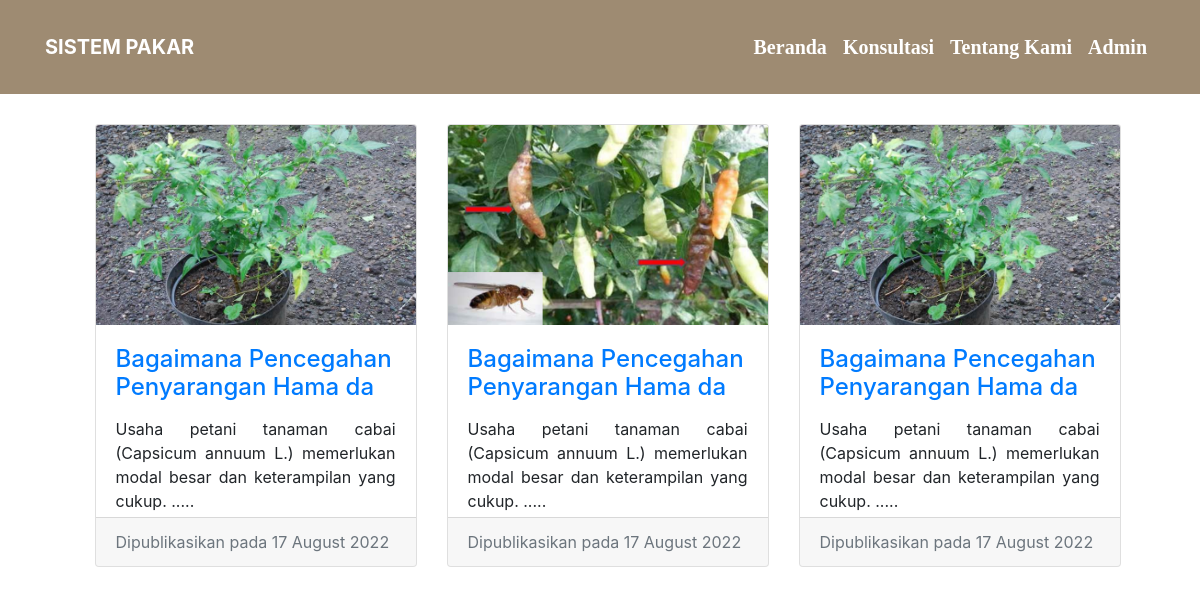
Screenshot of /artikel.php with the database file from the repository.
### tables this page shows
CREATE TABLE `artikel` (
  `id_artikel` int(10) NOT NULL,
  `id_admin` int(10) NOT NULL,
  `tanggal_dibuat` varchar(100) NOT NULL,
  `tanggal_diubah` varchar(100) DEFAULT NULL,
  `judul` varchar(300) NOT NULL,
  `ringkasan` text DEFAULT NULL,
  `isi` text NOT NULL,
  `gambar` varchar(255) NOT NULL,
  `status` int(2) NOT NULL
);

### artikel.php (the view, shortened to what this page needs)
<?php $page = 'artikel';
include('config.php'); ?>
<html lang="en">
<head>
</head>
<body class="scroll">
    <?php include('navbar.php'); ?>
    <div class="content">
        <div class="container-fluid py-5">
            <div class="section">
                <div class="row">
                    <?php
                    $batas = 6;
                    $halaman = isset($_GET['halaman']) ? (int)$_GET['halaman'] : 1;
                    $halaman_awal = ($halaman > 1) ? ($halaman * $batas) - $batas : 0;
                    $sql = mysqli_query($koneksi, "SELECT * FROM artikel ORDER BY id_artikel DESC LIMIT $halaman_awal, $batas");
                    while ($row = mysqli_fetch_array($sql)) {
                    ?>
                        <div class="col-md-4 col-sm-12 mb-3">
                            <div class="card">
                                <img src="/sispak/assets/gambar/<?php echo $row['gambar'] ?>" class="card-img-top" style="height: 200px;" alt="...">
                                <div class="card-body">
                                    <div class="card-title" style="height: 60px;">
                                        <h4>
                                            <a href="detail_artikel.php?id=<?php echo $row['id_artikel'] ?>" style="text-decoration: none;text-align:justify">
                                                <?php
                                                $strlen = strlen($row['judul']);
                                                if (strlen($strlen >= 30)) {
                                                    echo substr($row['judul'], 0, 40);
                                                } else {
                                                    echo $row['judul'];
                                                }
                                                ?>
                                            </a>
                                        </h4>
                                    </div>
                                    <div style="height: 80px;text-align:justify">
                                        <?php
                                        $rangkuman = $row['ringkasan'];
                                        if (strlen($rangkuman) > 100) {
                                            echo substr($rangkuman, 0, 100) . '.....';
                                        } else {
                                            echo $rangkuman;
                                        }
                                        ?>
                                    </div>
                                </div>
                                <div class="card-footer text-muted">
                                    Dipublikasikan pada <?php if ($row['tanggal_diubah'] == NULL) {
                                                            echo $row['tanggal_dibuat'];
                                                        } else {
                                                            echo $row['tanggal_diubah'];
                                                        }  ?>
                                </div>
                            </div>
                        </div>
                    <?php
                    }
                    ?>
                </div>
            </div>
        </div>
    </div>
</body>
</html>

### navbar.php (shortened to what this page needs)
<!DOCTYPE html>
<html lang="en">
<head>
  <link href="https://cdn.jsdelivr.net/npm/bootstrap@5.1.3/dist/css/bootstrap.min.css" rel="stylesheet" />
  <link rel="stylesheet" href="assets/css/bootstrap.min.css" />
</head>
</html>
<div>
  <nav class="navbar fixed-top navbar-expand-lg p-md-4">
    <div class="container">
      <a class="navbar-brand fw-bold text-white" href="#">SISTEM PAKAR</a>
      <div class="collapse navbar-collapse" id="navbarNav">
        <ul class="navbar-nav fw-bold fs-5" style="font-family: Cochin">
          <li class="nav-item">
            <a class="nav-link text-white" href="index.php">Beranda</a>
          </li>
          <li class="nav-item">
            <a class="nav-link text-white" href="konsultasi.php">Konsultasi</a>
          </li>
          <li class="nav-item">
            <a class="nav-link text-white" href="about.php">Tentang Kami</a>
          </li>
          <?php
          if (!isset($_SESSION['status'])) {
          ?>
            <li class="nav-item">
              <a class="nav-link text-white <?php if ($page == 'login') {
                                              echo 'active';
                                            } ?>" href="/sispak/login.php">Admin</a>
            </li>
          <?php
          }
          ?>
        </ul>
      </div>
    </div>
  </nav>

### artikel.php (style rules this page uses)
.content { margin-top: 5%; margin-right: 5%; margin-left: 5%; }
.section { padding-top: 6px; padding-left: 15px; width: 100%; margin-bottom: 2%; }
.scroll { display: block; padding: 5px; margin-top: 5px; overflow: auto; }

### navbar.php (style rules this page uses)
.navbar { background-color: #9e8b72; }

### rows the page displays
artikel: gambar (picture), judul "Bagaimana Pencegahan Penyarangan Hama da", ringkasan "Usaha petani tanaman cabai (Capsicum annuum L.) memerlukan modal besar dan keterampilan yang cukup.", tanggal_diubah "17 August 2022"
artikel: gambar (picture), judul "Bagaimana Pencegahan Penyarangan Hama da", ringkasan "Usaha petani tanaman cabai (Capsicum annuum L.) memerlukan modal besar dan keterampilan yang cukup.", tanggal_diubah "17 August 2022"
artikel: gambar (picture), judul "Bagaimana Pencegahan Penyarangan Hama da", ringkasan "Usaha petani tanaman cabai (Capsicum annuum L.) memerlukan modal besar dan keterampilan yang cukup.", tanggal_diubah "17 August 2022"
